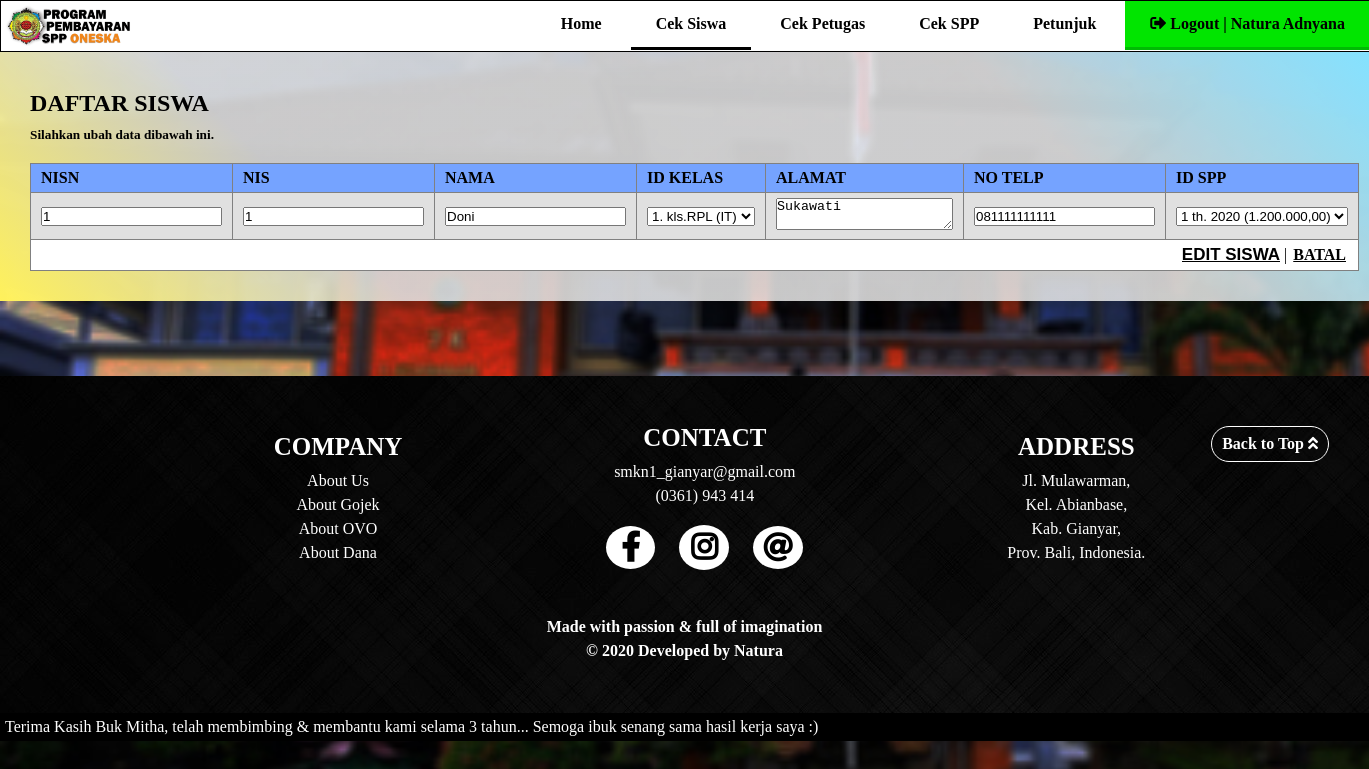
/petugas/edit_siswa.php?info=1 (signed in), run on the app's committed database.
### tables this page shows
CREATE TABLE `siswa` (
  `nisn` varchar(10) NOT NULL,
  `nis` char(8) NOT NULL,
  `nama` varchar(35) NOT NULL,
  `id_kelas` int(11) NOT NULL,
  `alamat` text NOT NULL,
  `no_telp` varchar(13) NOT NULL,
  `id_spp` int(11) NOT NULL
);

CREATE TABLE `kelas` (
  `id_kelas` int(11) NOT NULL,
  `nama_kelas` varchar(10) NOT NULL,
  `kompetensi_keahlian` varchar(50) NOT NULL
);

CREATE TABLE `spp` (
  `id_spp` int(11) NOT NULL,
  `tahun` int(11) NOT NULL,
  `nominal` int(11) NOT NULL
);

### petugas/edit_siswa.php (the view, shortened to what this page needs)
<?php
	include '../action/koneksi.php';
?>
<!DOCTYPE html>
<html>
<head>
	<link rel="stylesheet" type="text/css" href="../this.css">
	<link rel="stylesheet" type="text/css" href="this_petugas.css">
	<link rel="stylesheet" type="text/css" href="../font-awesome/css/fontawesome.css">
	<link rel="stylesheet" type="text/css" href="../font-awesome/css/brands.css">
	<link rel="stylesheet" type="text/css" href="../font-awesome/css/solid.css">
</head>
<body>
	<nav>
		<a href="index.php" title="Program Pembayaran SPP Oneska"><img src="../img/logo_program.png"></a>
		<ul>
			<li><a href="petugas.php?kategori=bayarspp">Home</a></li>
			<li style="border-bottom: solid;"><a href="info_siswa.php">Cek Siswa</a></li>
		<?php
			if ($_SESSION['level']=='admin') {
		?>
			<li><a href="info_petugas.php">Cek Petugas</a></li>
		<?php
			}
		?>
			<li><a href="info_spp.php">Cek SPP</a></li>
			<li><a href="petunjuk_petugas.php">Petunjuk</a></li>
			<li style="background-color: #01E500FF; border-bottom: solid; border-color: #00BB04FF;"><a href="../action/logout_proses.php"><i class="fas fa-sign-out-alt"></i> Logout | <?php echo $_SESSION['nama_petugas'];?></a></li>
		</ul>
	</nav>
	<div class="container5">
		<h2>DAFTAR SISWA</h2>
		<h5>Silahkan ubah data dibawah ini.</h5>
		<table border="1">
			<tr style="background-color: #75A3FFFF; font-weight: bold;">
				<td>NISN</td>
				<td>NIS</td>
				<td>NAMA</td>
				<td>ID KELAS</td>
				<td>ALAMAT</td>
				<td>NO TELP</td>
				<td>ID SPP</td>
			</tr>
			<?php
				if ($_GET['info']) {
					$nisn=$_GET['info'];
					$select1=mysqli_query($connect, "SELECT * FROM siswa WHERE nisn='$nisn'");
					$data1=mysqli_fetch_array($select1);
					$select2=mysqli_query($connect, "SELECT * FROM kelas");
					$select3=mysqli_query($connect, "SELECT * FROM spp");
			?>
			<form method="post" action="../action/edit_siswa_proses.php?info=<?=$nisn;?>">
			<tr>
				<td><input type="text" name="nisn" required="" placeholder="nisn" value="<?=$data1['nisn'];?>"></td>
				<td><input type="text" name="nis" required="" placeholder="nis" value="<?=$data1['nis'];?>"></td>
				<td><input type="text" name="nama" required="" placeholder="nama" value="<?=$data1['nama'];?>"></td>
				<td>
					<select name="id_kelas" required="">
			<?php
					while ($data2=mysqli_fetch_array($select2)) {
			?>
						<option value="<?=$data2['id_kelas'];?>"
			<?php
							if ($data2['id_kelas']==$data1['id_kelas']) {
								echo "selected";
							}
			?>
							>
							<?=$data2['id_kelas'];?>. kls.<?=$data2['nama_kelas'];?> (<?=$data2['kompetensi_keahlian'];?>)
						</option>
			<?php
				}
			?>
					</select>
				</td>
				<td><textarea name="alamat" required="" placeholder="alamat"><?=$data1['alamat'];?></textarea></td>
				<td><input type="number" name="no_telp" required="" placeholder="no telp" value="<?=$data1['no_telp'];?>"></td>
				<td>
					<select name="id_spp" required="">
			<?php
					while ($data3=mysqli_fetch_array($select3)) {
						$nominal1=$data3['nominal'];
						$spp=number_format($nominal1,2,',','.');
			?>
						<option value="<?=$data3['id_spp'];?>"
			<?php
							if ($data3['id_spp']==$data1['id_spp']) {
								echo "selected";
							}
			?>
							>
							<?=$data3['id_spp'];?> th. <?=$data3['tahun'];?> (<?=$spp;?>)
						</option>
			<?php
				}
			?>
					</select>
				</td>
			</tr>
			<tr>
				<td colspan="7" align="right"><input class="edit_siswa" type="submit" value="EDIT SISWA"> | <a class="batal" href="info_siswa.php">BATAL</a></td>
			</tr>
			</form>
			<?php
				}
			?>
		</table>
	</div>
<?php
	include '../footer.php';
?>
</body>
</html>

### this.css (style rules this page uses)
* { margin: 0; padding: 0; text-decoration: none; scroll-behavior: smooth; }
body { background-image: url("img/gedung_smk_blur.jpg"); background-attachment: fixed; background-repeat: no-repeat; background-size: cover; }
nav { position: fixed; top: 0; background-color: white; width: 100%; font-family: Tahoma; border: solid 1px; height: 50px; overflow: hidden; z-index: 99; }
nav img { float: left; height: 50px; }
nav ul { float: right; }
nav ul li { position: relative; display: inline-block; }
nav ul li a { display: block; padding: 14px 25px; color: black; font-weight: bold; transition: 0.5s; }
nav ul li a i { transition: 0.5s; }

### petugas/this_petugas.css (style rules this page uses)
.container5 { margin-top: 50px; background: linear-gradient(45deg, #FFF15BFF, #EFEFEFD4, #EFEFEFD4, #EFEFEFD4, #84E2FFFF); padding: 30px; }
.container5 h2 { margin-top: 10px; font-family: Tahoma; }
.container5 h5 { margin-top: 10px; }
.container5 table { margin: auto; margin-top: 20px; border-collapse: collapse; }
.container5 table tr:nth-child(odd) { background-color: #E0E0E0FF; }
.container5 table tr:nth-child(even) { background-color: white; }
.container5 table tr td { padding: 5px 10px; }
.container5 table tr td a { padding: 2px; border-radius: 2px; color: black; font-weight: bold; text-decoration: underline; }
.container5 table tr td .edit_siswa { border: none; background-color: transparent; font-size: 17px; font-weight: bold; text-decoration: underline; cursor: pointer; }
.container5 form { margin-top: 5px; }

### data on the page
siswa: nisn "1", nis "1", nama "Doni", id_kelas "1. kls.RPL (IT)", alamat "Sukawati", no_telp "081111111111", id_spp "1 th. 2020 (1.200.000,00)"

### other printed values
$_SESSION['nama_petugas'] "Natura Adnyana"
